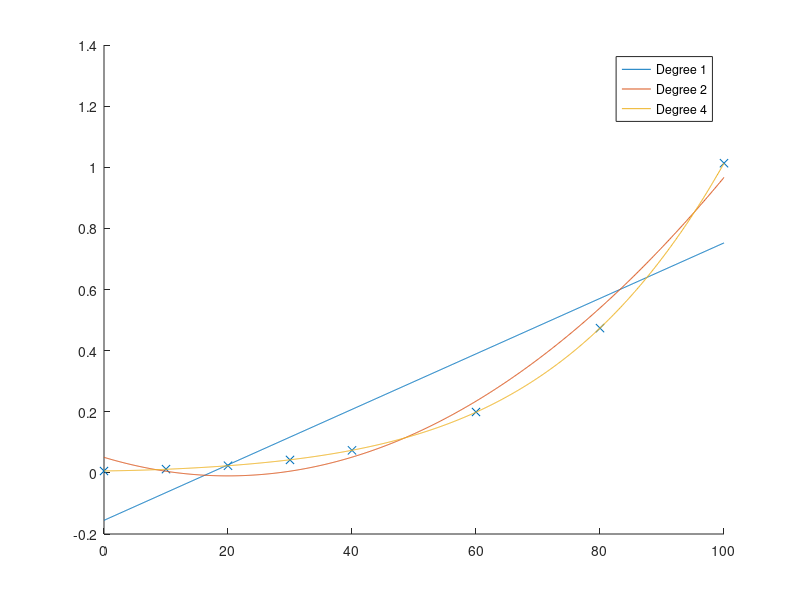

This chart was generated by the following MATLAB code:
x = [0 10 20 30 40 60 80 100];
f = [0.0061 0.0123 0.0234 0.0424 0.0738 0.1992 0.4736 1.0133];

poly1 = polyfit(x, f, 1);
poly2 = polyfit(x, f, 2);

val1 = polyval(poly1, 45)
val2 = polyval(poly2, 45)
E1 = abs(val1 - 0.095848)
E2 = abs(val2 - 0.095848)

X = [0 : 0.1 : 100];

clf;
hold on;

scatter(x, f, "x");
plot(X, polyval(poly1, X), ";Degree 1;");
plot(X, polyval(poly2, X), ";Degree 2;");
plot(X, polyval(polyfit(x, f, 4), X), ";Degree 4;");

hold off;
